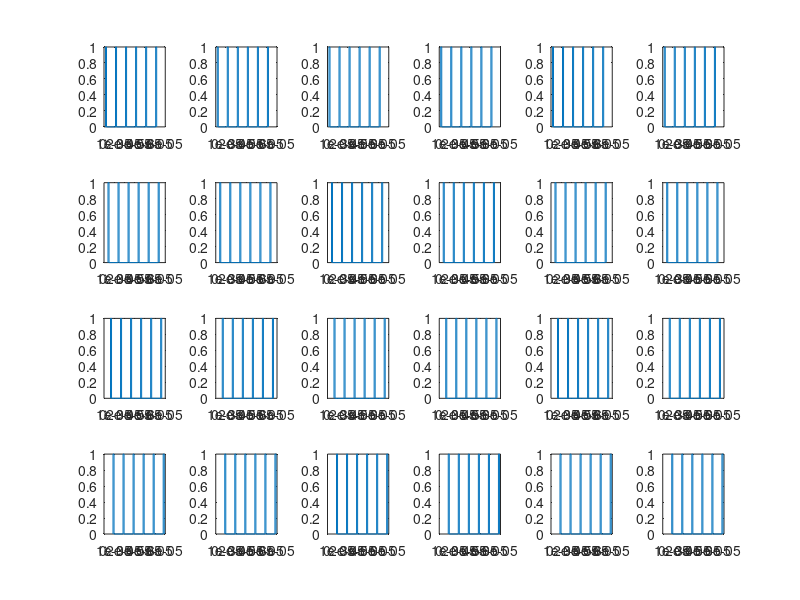

This figure's MATLAB source:
# Clear command window
clc;

# Size of the screen and how many bits the shift registers are
screen_width = 6;
screen_height = 4;
register_bits = 16;

# required number of register units in multiplexed configuration
required_width_register_count = screen_width/register_bits;
required_height_register_count = screen_height/register_bits;


printf("Required nummber of registers:\n")
printf("\tscreen_width/register_bits\t = %d/%d = %d\n", screen_width, register_bits, required_width_register_count)
printf("\tscreen_height/register_bits\t = %d/%d = %d\n", screen_height, register_bits, required_height_register_count)


# Now it's time for some thinking. The requirement for the screen is to
# allow each individual LED to be dimmable. A simple circuit with an LED
# connected with just a single/simple PWM capable GPIO means that at some
# frequncey we want to adjust the duty cycle between 0% and 100%. 0% will
# equate to an average voltage of 0V and 100% to an average of whatever Vcc
# is.
#
# We have our first requirement, what frequncey should the LEDs be modulated at?
# and can our configuration where only a single row can be updated at a time allow
# for reaching the desired frequncey/speed? According to https://electronics.stackexchange.com/questions/79373/how-to-choose-right-pwm-frequency-for-led#:~:text=Between%2070%20and%20200%20Hz.
# a minimum frequncey of 300Hz should be OK, but faster could result in less
# visible flicker for some people. Ok, times go into turning a row of LEDs on?
# 1. Assume the microcontroller holds a 2D framebuffer with values indicating the
#    duty cycle for each LED in each row.
# 2. Since each row is updated at teh same time, loop through each LED duty cycle value in the
#    row and see if it is less than some counter that's incremented for the row
#   2a. If the duty cycle value is less than the counter, clock-in a 1 to the corresponding
#       column register
#   2b. If the duty cycle value is more than the counter, clock-in a 0 to the corresponding
#       column register
# 3. Therefore, the time it takes to update a row consists of t_increment_loop + t_compare_duty + t_clock_in_data + t_allow_led_to_light + t_increment_duty_timer
#    t_increment_loop       = unknown (up to processor speed)
#    t_compare_duty         = unknown (up to processor speed)
#    t_clock_in_1_data_bit  = unknown (up to processor speed) + 35Mhz period
#    t_allow_leds_to_light  = unknown (depending on the LEDs and circuit, if the LEDs are switched on
#                                      and back to off too quickly, may not be enough time to actually
#                                      conduct and show light. May need intentional delay)
#    t_increment_duty_timer = unknown (up to processor speed)

# First page of the datasheet says that the data transfer rate is 35MHz (Mbps): https://www.ti.com/lit/ds/symlink/tlc59283.pdf?HQS=dis-dk-null-digikeymode-dsf-pf-null-wwe&ts=1705750330994&ref_url=https%253A%252F%252Fwww.ti.com%252Fgeneral%252Fdocs%252Fsuppproductinfo.tsp%253FdistId%253D10%2526gotoUrl%253Dhttps%253A%252F%252Fwww.ti.com%252Flit%252Fgpn%252Ftlc59283
load_registers_bitrate  = 35 * 1000 * 1000;             # Max frequency in bits-per-second data can be clocked in
t_increment_loop        = 1 * 10^-6;                    # Use 1us by default
t_compare_duty          = 1 * 10^-6;                    # Use 1us by default
t_clock_in_1_data_bit   = 1 / load_registers_bitrate;   # Period of time it takes to clock-in 1 bit of data
t_allow_leds_to_light   = 1 * 10^-6;                    # Use 1us by default
t_increment_duty_timer  = 1 * 10^-6;                    # Use 1us by default
t_fill_row = t_increment_loop + t_compare_duty + (t_clock_in_1_data_bit*register_bits) + t_allow_leds_to_light + t_increment_duty_timer;

printf("\nTime it takes to fill 1 row of data: t_fill_row = %dus\n", t_fill_row*(10^6));
printf("Frequncey that one row can updated without updating others (mssing latch and blank times): %dHz\n", 1/t_fill_row);
printf("Time to update row again after updating itself and then supsequent rows: %dus\n", (t_fill_row*(10^6))*screen_height)
printf("Frequncey at which rows can be pulsed using interleaved method: %dHz\n", 1/(t_fill_row*screen_height))

# Create a framebuffer that will be populated by values of 1 byte or 0 to 255
# (provides potentially 255 light levels). Fill it with values between 0 and 255
printf("\nFramebuffer:\n");
framebuffer = zeros(screen_height, screen_width);
for y = 1:screen_height
    printf("%d: ", y);
    for x = 1:screen_width
        framebuffer(y,x) = fix(255 * (y/screen_height));
        printf("%d ", framebuffer(y,x));
    endfor
    printf("\n");
endfor
printf("\n");


# An Array of arrays where each subarray is contains more dual
# arrays corresponding to time and amplitude for each LED
% results = zeros(screen_height, screen_width);
results = {};
for y = 1:screen_height
    for x = 1:screen_width
        results{y, x} = {[], []};
    endfor
endfor

run_time = 0;
# How many times we want to run the algorithm (update LEDs in interleaved fasion and record times + amplitudes)
for i = 1:6

    # Track the times while going over every loop
    for y = 1:screen_height

        # Track time it takes to setup row
        run_time = run_time + t_increment_loop;
        run_time = run_time + t_clock_in_1_data_bit*register_bits;

        # Go through each element in the row and track the time
        # and amplitude just at the LEDs turning on
        for x = 1:screen_width
            results{y, x, 1}{1}(end+1) = run_time;
            results{y, x, 1}{2}(end+1) = 0;

            results{y, x, 1}{1}(end+1) = run_time;
            results{y, x, 1}{2}(end+1) = 1;
        endfor

        # Allow LEDs to be lit for a bit
        run_time = run_time + t_allow_leds_to_light;

        # Go through each element in the row and track the time
        # and amplitude just at the LEDs turning off
        for x = 1:screen_width
            results{y, x, 1}{1}(end+1) = run_time;
            results{y, x, 1}{2}(end+1) = 1;

            results{y, x, 1}{1}(end+1) = run_time;
            results{y, x, 1}{2}(end+1) = 0;
        endfor
    endfor
endfor

# PLOT!
plot_index = 1;
for y = 1:screen_height
    for x = 1:screen_width
        subplot(screen_height, screen_width, plot_index);
        plot_index = plot_index + 1;

        x_lo = ((x-1)/screen_width + 0.05);
        y_lo = 1-((y-1)/screen_height + 0.25);

        % axes('position', [x_lo, y_lo, 0.2, 0.2]);
        plot(results{y, x, 1}{1}, results{y, x, 1}{2});
        % axis off;
    endfor
endfor